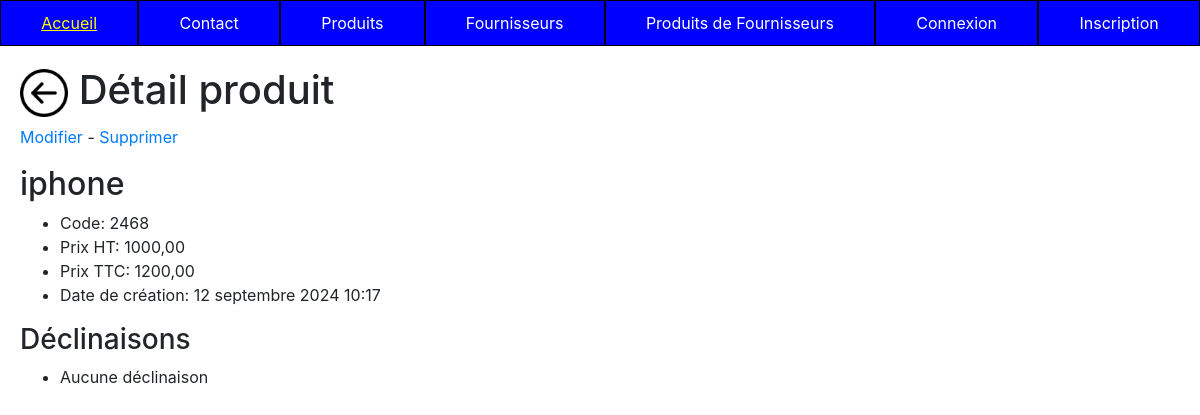
The page /appTp1/product/2/ on the database as committed earlier.
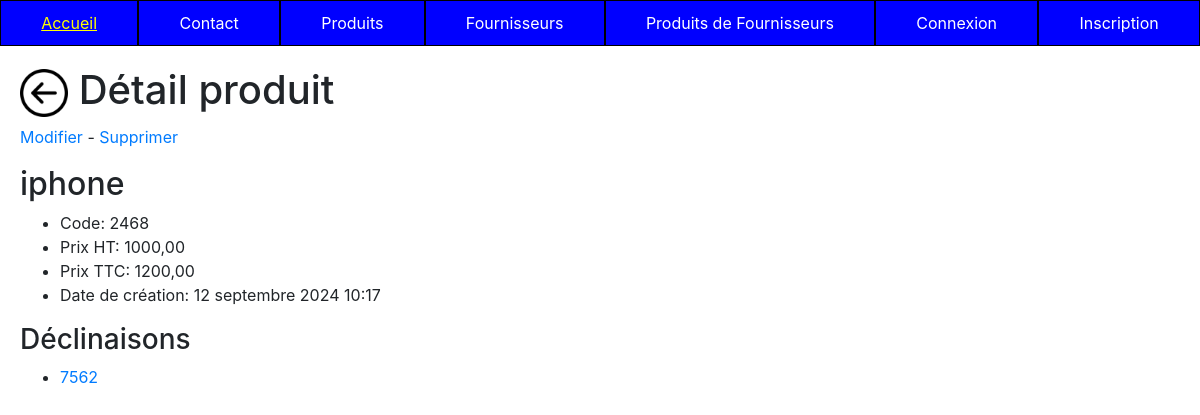
The same page on the database as committed later.
### appTp1/models.py (models this page shows, shortened)
class ProductItem(models.Model):
    class Meta:
        verbose_name = "Déclinaison Produit"
    code    = models.CharField(max_length=10, null=True, blank=True, unique=True)
    product = models.ForeignKey('Product', on_delete=models.CASCADE)
    attributes  = models.ManyToManyField("ProductAttributeValue", related_name="product_item", blank=True)

### appTp1/views.py (the view)
# urls.py: path('product/<pk>/', views.ProductDetailView.as_view(), name='product-detail'),
class ProductDetailView(DetailView):
    model = Product
    template_name = "appTp1/detail_product.html"
    context_object_name = "product"
    def get_context_data(self, **kwargs):
        context = super(ProductDetailView, self).get_context_data(**kwargs)
        context['titremenu'] = "Détail produit"
        context['declinaisons'] = ProductItem.objects.filter(product=self.object)
        return context

### appTp1/templates/appTp1/detail_product.html (shortened to what this page needs)
{% extends 'appTp1/base.html' %}
{% load static %}
{% block content %}
    <h1><a href="{% url 'products' %}"><img src="{% static 'img/back.png' %}" alt="Retour" style="width: 3rem; height: 3rem;"/></a> {{ titremenu }}</h1>
    <p><a href="{% url 'product-update' product.id %}">Modifier</a> - <a href="{% url 'product-delete' product.id %}">Supprimer</a></p>
    <h2>{{ product.name }}</h2>
    <ul>
        <li>Code: {{ product.code }}</li>
        <li>Prix HT: {{ product.price_ht }}</li>
        <li>Prix TTC: {{ product.price_ttc }}</li>
        <li>Date de création: {{ product.date_creation }}</li>
    </ul>
    <h3>Déclinaisons</h3>
    <ul>
        {% if declinaisons|length == 0 %}
            <li>Aucune déclinaison</li>
        {% else %}
            {% for d in declinaisons %}
                <li><a href="{% url 'item-detail' d.id %}">{{ d.code }}</a></li>
            {% endfor %}
        {% endif %}
    </ul>
{% endblock %}

Rows that differ between the two databases and show on the page:
added ProductItem: code "7562"
Other text that changed with them:
text no longer shown: "Aucune déclinaison"
